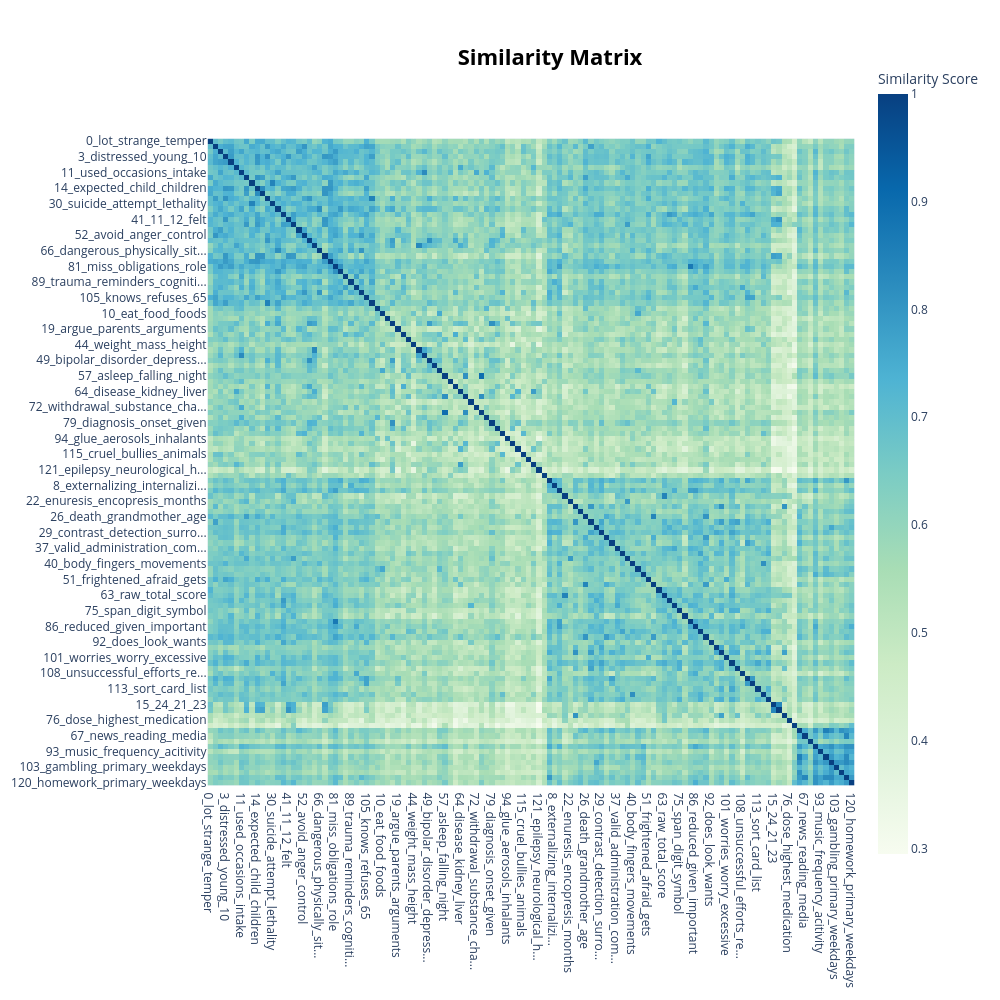

The code cell stored with this chart in its notebook:
### Markdown cell above
## Visualize topic similarity

### Code cell
# topic_model.update_topics(data, n_gram_range=(1, 2))
# topic_model.reduce_topics(data, nr_topics=3)
topic_model.visualize_heatmap(n_clusters=5, width=1000, height=1000)

### Figure 1 — Plotly figure (JSON) as saved in the notebook; plotly's stock layout.template omitted (floating-point values rounded to 4 significant figures; data arrays with more than 128 entries replaced by an {"elided": "..."} marker saying what was removed)
{"data": [{"coloraxis": "coloraxis", "hovertemplate": "x: %{x}<br>y: %{y}<br>Similarity Score: %{z}<extra></extra>", "name": "0", "type": "heatmap", "x": ["0_lot_strange_temper", "1_temper_irritability_makes", "2_abuse_spouse_anabolic", "3_distressed_young_10", "4_yes_upset_dad", "5_cause_medical_known", "11_used_occasions_intake", "12_unknown_age_months", "13_suicidal_ideation_die", "14_expected_child_children", "16_kids_64_teased", "23_anxious_depressed_anxiety", "30_suicide_attempt_lethality", "32_psychological_physical_s...", "34_problem_getting_say", "41_11_12_felt", "46_days_30_difficulty", "50_punishment_wrong_parents", "52_avoid_anger_control", "54_mutism_f41_selective", "59_medications_allergic_rea...", "66_dangerous_physically_sit...", "69_perfect_loves_worthless", "80_41_thinking_impulsive", "81_miss_obligations_role", "82_interpersonal_impact_neg...", "84_craving_strong_desire", "89_trauma_reminders_cogniti...", "95_persistent_desire_reduce", "104_situations_social_threat", "105_knows_refuses_65", "118_elevated_mood_emotional", "6_smoke_cigarettes_pregnancy", "10_eat_food_foods", "17_tolerance_solvent_substa...", "18_psychiatric_diagnosis_co...", "19_argue_parents_arguments", "36_compulsions_obsessive_ob...", "43_restless_seated_remaining", "44_weight_mass_height", "45_medication_type_taken", "48_planned_used_pills", "49_bipolar_disorder_depress...", "53_hyperactivity_deficit_au...", "56_f50_eating_binge", "57_asleep_falling_night", "58_pcp_ketamine_dust", "62_avoidance_phobic_agoraph...", "64_disease_kidney_liver", "65_sleep_disorders_insomnia", "70_reason_possibly_background", "72_withdrawal_substance_cha...", "74_sleeps_sleep_night", "78_driving_intoxicated_subs...", "79_diagnosis_onset_given", "83_delusions_associated_psy...", "87_aggressive_behavior_aggr...", "94_glue_aerosols_inhalants", "100_hallucinations_occur_as...", "110_diabetes_onset_sibling", "115_cruel_bullies_animals", "116_somatic_complaints_somn...", "119_hypertension_heart_dise...", "121_epilepsy_neurological_h...", "123_mdma_ecstacy_12p", "7_subdomain_communication_s...", "8_externalizing_internalizi...", "9_insists_items_certain", "21_total_score_scores", "22_enuresis_encopresis_months", "24_rank_comprehension_perce...", "25_student_peers_peer", "26_death_grandmother_age", "27_word_scaled_sentences", "28_line_online_spend", "29_contrast_detection_surro...", "31_caretaker_relationship_q...", "35_language_setting_relative", "37_valid_administration_com...", "38_stage_treadmill_rate", "39_longest_weeks_duration", "40_body_fingers_movements", "42_math_french_writing", "47_hockey_skating_music", "51_frightened_afraid_gets", "60_alive_forensic_interviewee", "61_plate_response_result", "63_raw_total_score", "71_obtaining_recovering_great", "73_reason_incomplete_specif...", "75_span_digit_symbol", "77_happen_times_yes", "85_fulfill_major_failure", "86_reduced_given_important", "88_category_reach_zone", "90_family_degree_relatives", "92_does_look_wants", "96_processing_speed_compari...", "99_index_language_standard", "101_worries_worry_excessive", "102_picture_sequence_vocabu...", "106_scaled_profile_pragmatics", "108_unsuccessful_efforts_re...", "109_spoken_life_language", "111_speaking_begin_language", "113_sort_card_list", "117_dominant_strength_grip", "122_naming_rapid_rl", "15_24_21_23", "33_15_13_16", "55_rank_percentile_reasoning", "76_dose_highest_medication", "114_day_hours_wednesday", "20_monitor_parent_restriction", "67_news_reading_media", "68_texting_messaging_weekdays", "91_sexual_activity_weekdays", "93_music_frequency_acitivity", "97_tv_movies_primary", "98_gaming_online_device", "103_gambling_primary_weekdays", "107_web_surfing_primary", "112_media_social_primary", "120_homework_primary_weekdays"], "xaxis": "x", "y": ["0_lot_strange_temper", "1_temper_irritability_makes", "2_abuse_spouse_anabolic", "3_distressed_young_10", "4_yes_upset_dad", "5_cause_medical_known", "11_used_occasions_intake", "12_unknown_age_months", "13_suicidal_ideation_die", "14_expected_child_children", "16_kids_64_teased", "23_anxious_depressed_anxiety", "30_suicide_attempt_lethality", "32_psychological_physical_s...", "34_problem_getting_say", "41_11_12_felt", "46_days_30_difficulty", "50_punishment_wrong_parents", "52_avoid_anger_control", "54_mutism_f41_selective", "59_medications_allergic_rea...", "66_dangerous_physically_sit...", "69_perfect_loves_worthless", "80_41_thinking_impulsive", "81_miss_obligations_role", "82_interpersonal_impact_neg...", "84_craving_strong_desire", "89_trauma_reminders_cogniti...", "95_persistent_desire_reduce", "104_situations_social_threat", "105_knows_refuses_65", "118_elevated_mood_emotional", "6_smoke_cigarettes_pregnancy", "10_eat_food_foods", "17_tolerance_solvent_substa...", "18_psychiatric_diagnosis_co...", "19_argue_parents_arguments", "36_compulsions_obsessive_ob...", "43_restless_seated_remaining", "44_weight_mass_height", "45_medication_type_taken", "48_planned_used_pills", "49_bipolar_disorder_depress...", "53_hyperactivity_deficit_au...", "56_f50_eating_binge", "57_asleep_falling_night", "58_pcp_ketamine_dust", "62_avoidance_phobic_agoraph...", "64_disease_kidney_liver", "65_sleep_disorders_insomnia", "70_reason_possibly_background", "72_withdrawal_substance_cha...", "74_sleeps_sleep_night", "78_driving_intoxicated_subs...", "79_diagnosis_onset_given", "83_delusions_associated_psy...", "87_aggressive_behavior_aggr...", "94_glue_aerosols_inhalants", "100_hallucinations_occur_as...", "110_diabetes_onset_sibling", "115_cruel_bullies_animals", "116_somatic_complaints_somn...", "119_hypertension_heart_dise...", "121_epilepsy_neurological_h...", "123_mdma_ecstacy_12p", "7_subdomain_communication_s...", "8_externalizing_internalizi...", "9_insists_items_certain", "21_total_score_scores", "22_enuresis_encopresis_months", "24_rank_comprehension_perce...", "25_student_peers_peer", "26_death_grandmother_age", "27_word_scaled_sentences", "28_line_online_spend", "29_contrast_detection_surro...", "31_caretaker_relationship_q...", "35_language_setting_relative", "37_valid_administration_com...", "38_stage_treadmill_rate", "39_longest_weeks_duration", "40_body_fingers_movements", "42_math_french_writing", "47_hockey_skating_music", "51_frightened_afraid_gets", "60_alive_forensic_interviewee", "61_plate_response_result", "63_raw_total_score", "71_obtaining_recovering_great", "73_reason_incomplete_specif...", "75_span_digit_symbol", "77_happen_times_yes", "85_fulfill_major_failure", "86_reduced_given_important", "88_category_reach_zone", "90_family_degree_relatives", "92_does_look_wants", "96_processing_speed_compari...", "99_index_language_standard", "101_worries_worry_excessive", "102_picture_sequence_vocabu...", "106_scaled_profile_pragmatics", "108_unsuccessful_efforts_re...", "109_spoken_life_language", "111_speaking_begin_language", "113_sort_card_list", "117_dominant_strength_grip", "122_naming_rapid_rl", "15_24_21_23", "33_15_13_16", "55_rank_percentile_reasoning", "76_dose_highest_medication", "114_day_hours_wednesday", "20_monitor_parent_restriction", "67_news_reading_media", "68_texting_messaging_weekdays", "91_sexual_activity_weekdays", "93_music_frequency_acitivity", "97_tv_movies_primary", "98_gaming_online_device", "103_gambling_primary_weekdays", "107_web_surfing_primary", "112_media_social_primary", "120_homework_primary_weekdays"], "yaxis": "y", "z": {"elided": "124x124 float values"}}], "layout": {"coloraxis": {"colorbar": {"title": {"text": "Similarity Score"}}, "colorscale": [[0, "rgb(247,252,240)"], [0.125, "rgb(224,243,219)"], [0.25, "rgb(204,235,197)"], [0.375, "rgb(168,221,181)"], [0.5, "rgb(123,204,196)"], [0.625, "rgb(78,179,211)"], [0.75, "rgb(43,140,190)"], [0.875, "rgb(8,104,172)"], [1, "rgb(8,64,129)"]]}, "height": 1000, "hoverlabel": {"bgcolor": "white", "font": {"family": "Rockwell", "size": 16}}, "legend": {"title": {"text": "Trend"}}, "margin": {"t": 60}, "showlegend": true, "title": {"font": {"color": "Black", "size": 22}, "text": "<b>Similarity Matrix</b>", "x": 0.55, "xanchor": "center", "y": 0.95, "yanchor": "top"}, "width": 1000, "xaxis": {"anchor": "y", "constrain": "domain", "domain": [0, 1], "scaleanchor": "y"}, "yaxis": {"anchor": "x", "autorange": "reversed", "constrain": "domain", "domain": [0, 1]}}}
